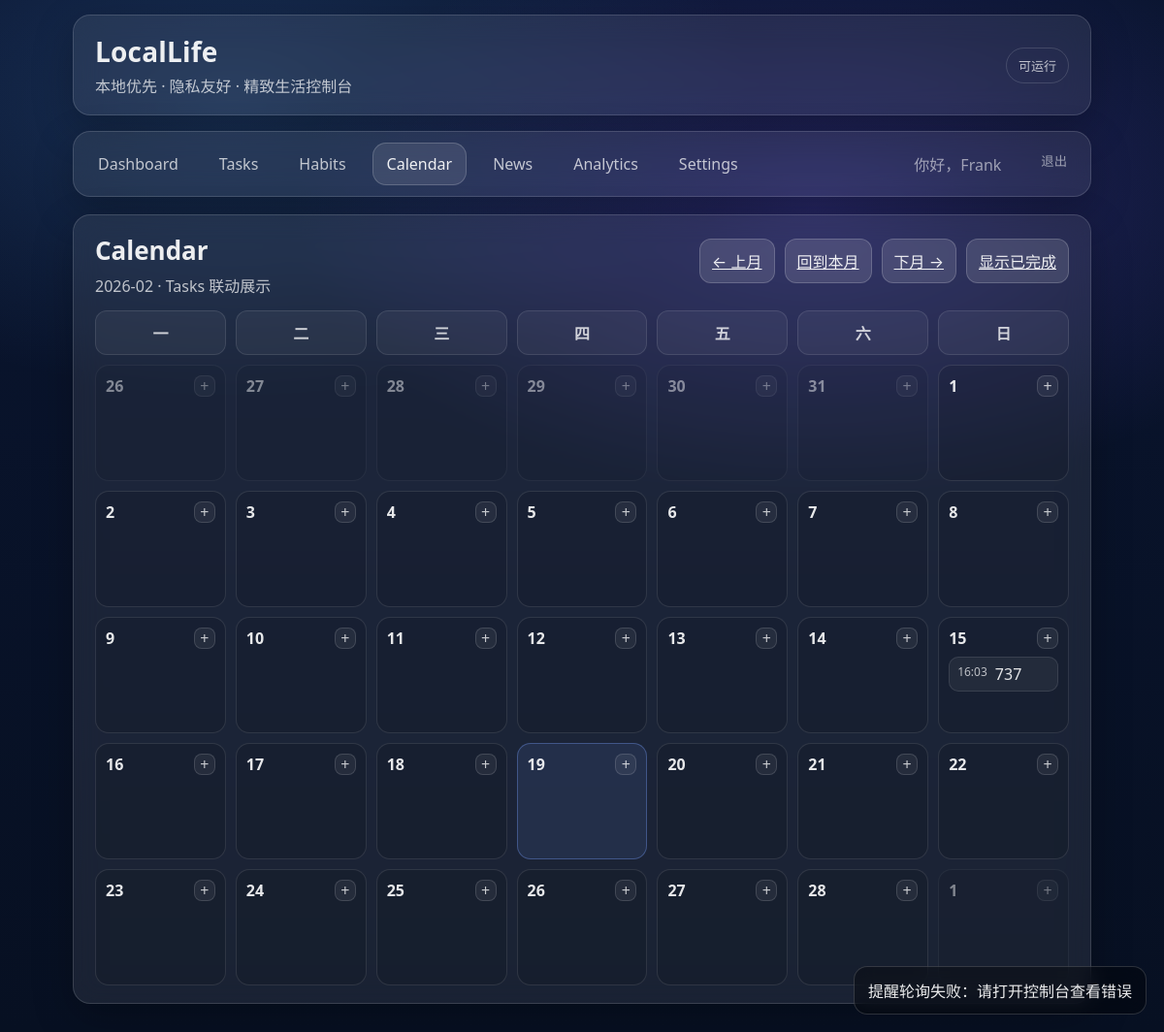
Page /calendar/ (signed in) on the earlier database version.
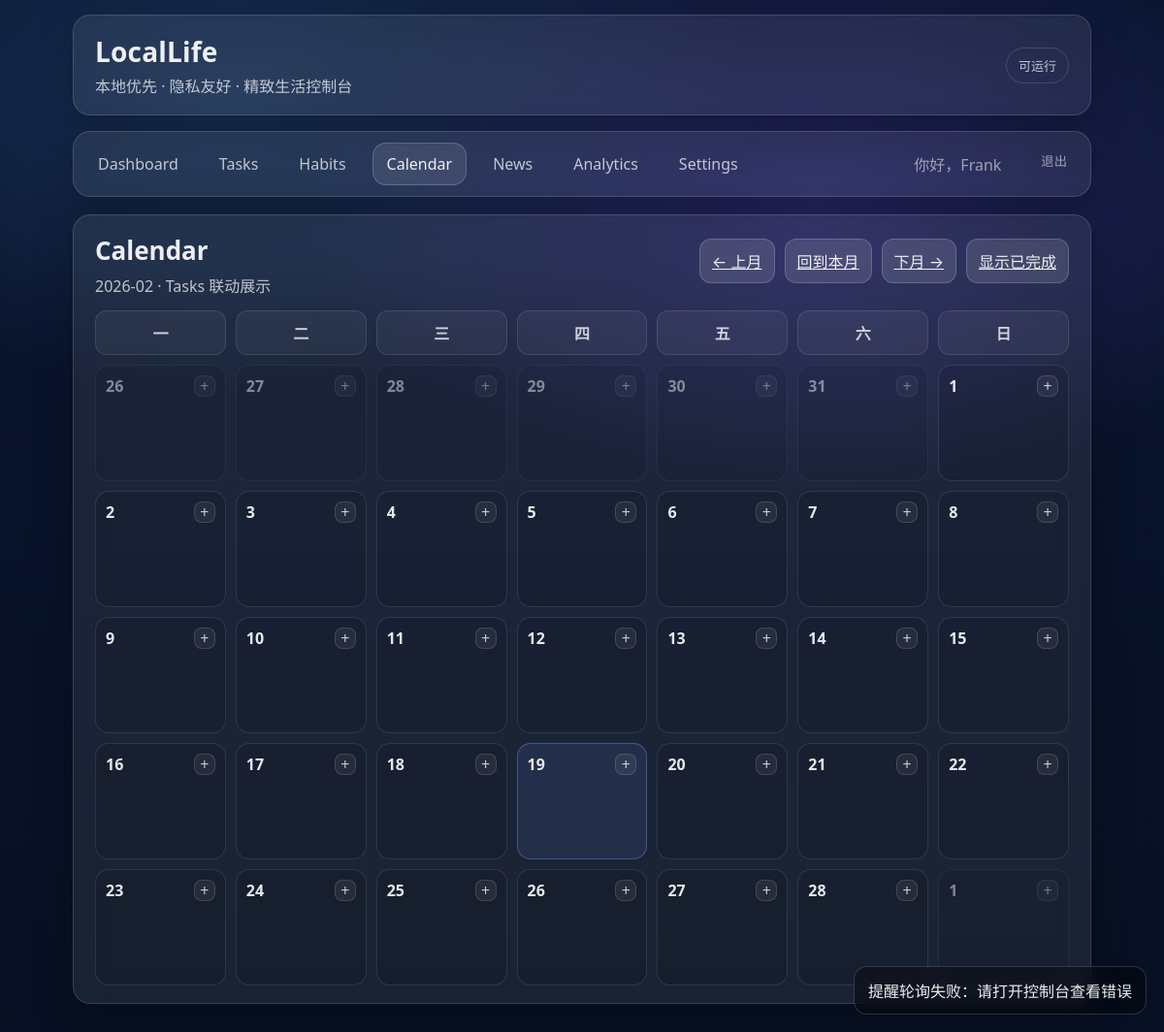
Same page on the later database version.
### tasks/models.py (models this page shows, shortened)
class Task(models.Model):
    class Status(models.TextChoices):
        TODO = "TODO", "待完成"
        DONE = "DONE", "已完成"
    class ScheduleKind(models.TextChoices):
        NONE = "NONE", "不设置时间"
        AT = "AT", "绝对时刻"
        WINDOW = "WINDOW", "时间段"
    user = models.ForeignKey(settings.AUTH_USER_MODEL, on_delete=models.CASCADE, related_name="tasks")
    title = models.CharField(max_length=120)
    description = models.TextField(blank=True, default="")
    status = models.CharField(max_length=8, choices=Status.choices, default=Status.TODO)
    schedule_kind = models.CharField(max_length=10, choices=ScheduleKind.choices, default=ScheduleKind.NONE)
    due_at = models.DateTimeField(null=True, blank=True)          # AT 用
    window_start = models.DateTimeField(null=True, blank=True)    # WINDOW 用
    window_end = models.DateTimeField(null=True, blank=True)      # WINDOW 用
    remind_enabled = models.BooleanField(default=False)
    remind_lead_minutes = models.PositiveIntegerField(default=0)  # 提前多少分钟提醒
    remind_at = models.DateTimeField(null=True, blank=True)
    reminded_at = models.DateTimeField(null=True, blank=True)     # 防止重复提醒
    completed_at = models.DateTimeField(null=True, blank=True)
    created_at = models.DateTimeField(auto_now_add=True)
    updated_at = models.DateTimeField(auto_now=True)

### planner/views.py (the view)
# urls.py: path("", views.calendar_month, name="index"),
@login_required
def calendar_month(request, year=None, month=None):
    now = timezone.localtime()
    year = int(year) if year else now.year
    month = int(month) if month else now.month
    month_start, month_end = _month_range(year, month)
    show_done = request.GET.get("show_done") == "1"
    base_qs = Task.objects.filter(user=request.user)
    if not show_done:
        base_qs = base_qs.filter(status=Task.Status.TODO)
    qs = base_qs.filter(
        Q(schedule_kind=Task.ScheduleKind.AT, due_at__gte=month_start, due_at__lt=month_end)
        | Q(
            schedule_kind=Task.ScheduleKind.WINDOW,
            window_start__lt=month_end,
            window_end__gte=month_start,
        )
    ).select_related("user")
    by_day = defaultdict(list)
    for t in qs:
        if t.schedule_kind == Task.ScheduleKind.AT and t.due_at:
            d = timezone.localtime(t.due_at).date()
            time_key = timezone.localtime(t.due_at).time()
        elif t.schedule_kind == Task.ScheduleKind.WINDOW and t.window_start:
            d = timezone.localtime(t.window_start).date()
            time_key = timezone.localtime(t.window_start).time()
        else:
            continue
        k = d.isoformat()
        by_day[k].append((time_key, t))
    day_tasks = {}
    for k, lst in by_day.items():
        lst.sort(key=lambda x: x[0])  # 按时间排序
        day_tasks[k] = [t for _, t in lst]
    cal = calendar.Calendar(firstweekday=0)  # 0=Monday
    weeks = []
    today = timezone.localtime().date()
    for week in cal.monthdatescalendar(year, month):
        row = []
        for d in week:
            row.append({
                "date": d,
                "date_str": d.isoformat(),
                "day": d.day,
                "in_month": (d.month == month),
                "is_today": (d == today),
                "tasks": day_tasks.get(d.isoformat(), []),  # 任务按日期分组
            })
        weeks.append(row)
    (py, pm), (ny, nm) = _prev_next_month(year, month)
    floating = base_qs.filter(schedule_kind=Task.ScheduleKind.NONE).order_by("-created_at")[:10]
    return render(request, "planner/calendar_month.html", {
        "year": year,
        "month": month,
        "weeks": weeks,
        "prev_year": py, "prev_month": pm,
        "next_year": ny, "next_month": nm,
        "show_done": show_done,
        "floating_tasks": floating,
    })

### planner/views.py (called while the page is built)
def _month_range(year: int, month: int):
    tz = timezone.get_current_timezone()
    start_naive = datetime(year, month, 1, 0, 0, 0)
    month_start = timezone.make_aware(start_naive, tz)
    if month == 12:
        end_naive = datetime(year + 1, 1, 1, 0, 0, 0)
    else:
        end_naive = datetime(year, month + 1, 1, 0, 0, 0)
    month_end = timezone.make_aware(end_naive, tz)
    return month_start, month_end

def _prev_next_month(year: int, month: int):
    if month == 1:
        return (year - 1, 12), (year, 2)
    if month == 12:
        return (year, 11), (year + 1, 1)
    return (year, month - 1), (year, month + 1)

### templates/planner/calendar_month.html (shortened to what this page needs)
{% extends "base.html" %}
{% load static tz%}
{% block content %}
  <section class="glass card">
    <div class="cal-head">
      <div>
        <div class="card-title">Calendar</div>
        <div class="card-subtitle">{{ year }}-{{ month|stringformat:"02d" }} · Tasks 联动展示</div>
      </div>
      <div class="cal-actions">
        <a class="btn subtle" href="{% url 'planner:month' prev_year prev_month %}{% if show_done %}?show_done=1{% endif %}">← 上月</a>
        <a class="btn subtle" href="{% url 'planner:index' %}{% if show_done %}?show_done=1{% endif %}">回到本月</a>
        <a class="btn subtle" href="{% url 'planner:month' next_year next_month %}{% if show_done %}?show_done=1{% endif %}">下月 →</a>
        {% if show_done %}
          <a class="btn" href="{% url 'planner:month' year month %}">隐藏已完成</a>
        {% else %}
          <a class="btn" href="{% url 'planner:month' year month %}?show_done=1">显示已完成</a>
        {% endif %}
      </div>
    </div>
    <div class="cal-grid">
      <div class="cal-dow">一</div><div class="cal-dow">二</div><div class="cal-dow">三</div>
      <div class="cal-dow">四</div><div class="cal-dow">五</div><div class="cal-dow">六</div><div class="cal-dow">日</div>
      {% for week in weeks %}
        {% for cell in week %}
          <div class="cal-cell {% if not cell.in_month %}out{% endif %} {% if cell.is_today %}today{% endif %}">
            <div class="cal-cell-top">
              <a class="cal-day" href="{% url 'planner:day' cell.date.year cell.date.month cell.date.day %}{% if show_done %}?show_done=1{% endif %}">
                {{ cell.day }}
              </a>
              <a class="cal-add"
                 href="{% url 'tasks:create' %}?schedule_kind=AT&due_at={{ cell.date_str }}T09:00">
                +
              </a>
            </div>
            <div class="cal-items">
              {% for t in cell.tasks|slice:":3" %}
                <a class="cal-item {% if t.status == 'DONE' %}done{% endif %}"
                   href="{% url 'tasks:update' t.id %}">
                  {% if t.schedule_kind == "AT" and t.due_at %}
                    <span class="time">{{ t.due_at|date:"H:i" }}</span>
                  {% elif t.schedule_kind == "WINDOW" and t.window_start %}
                    <span class="time">{{ t.window_start|date:"H:i" }}</span>
                  {% endif %}
                  <span class="title">{{ t.title }}</span>
                </a>
              {% endfor %}
            </div>
          </div>
        {% endfor %}
      {% endfor %}
    </div>
  </section>
  <div id="toast-root"></div>
{% endblock %}

Differences in the rows shown:
removed Task: due_at "16:03", title "737"
